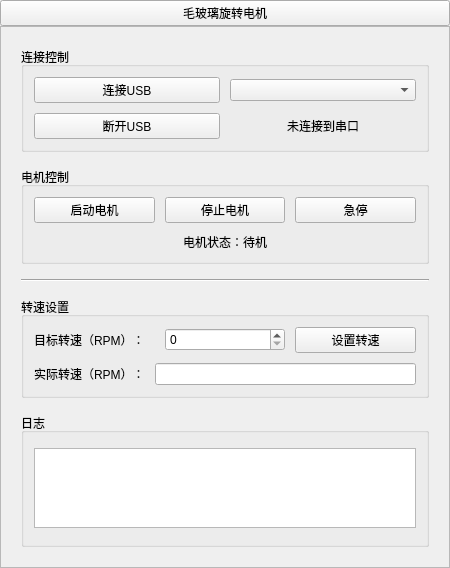
<?xml version="1.0" encoding="UTF-8"?>
<ui version="4.0">
 <class>RotatorControlWidget</class>
 <widget class="QWidget" name="RotatorControlWidget">
  <property name="geometry">
   <rect>
    <x>0</x>
    <y>0</y>
    <width>450</width>
    <height>568</height>
   </rect>
  </property>
  <property name="windowTitle">
   <string>Form</string>
  </property>
  <layout class="QVBoxLayout" name="verticalLayout">
   <property name="spacing">
    <number>0</number>
   </property>
   <property name="leftMargin">
    <number>0</number>
   </property>
   <property name="topMargin">
    <number>0</number>
   </property>
   <property name="rightMargin">
    <number>0</number>
   </property>
   <property name="bottomMargin">
    <number>0</number>
   </property>
   <item>
    <widget class="QWidget" name="unit_rotatorControl" native="true">
     <property name="styleSheet">
      <string notr="true">.QWidget &gt; QPushButton{
	font: bold 12pt &quot;微软雅黑&quot;;
	color:#FFFFFF;
	border:none;
	background-color:#CED0CE;
	padding:3;
	padding-left:20;
	padding-right:20;

	text-align:left;
	icon:url(:/icons/down_arrow_white.png);
	icon-size:24px;
}

.QWidget &gt; QPushButton:checked{
	icon:url(:/icons/up_arrow_white.png);
	icon-size:24px;
}

.QWidget &gt; QFrame{
	background-color:#FFFFFF;
}</string>
     </property>
     <layout class="QVBoxLayout" name="verticalLayout_2">
      <property name="spacing">
       <number>0</number>
      </property>
      <property name="leftMargin">
       <number>0</number>
      </property>
      <property name="topMargin">
       <number>0</number>
      </property>
      <property name="rightMargin">
       <number>0</number>
      </property>
      <property name="bottomMargin">
       <number>0</number>
      </property>
      <item>
       <widget class="QPushButton" name="pushButton_DrawerHandler">
        <property name="sizePolicy">
         <sizepolicy hsizetype="MinimumExpanding" vsizetype="Fixed">
          <horstretch>0</horstretch>
          <verstretch>0</verstretch>
         </sizepolicy>
        </property>
        <property name="layoutDirection">
         <enum>Qt::RightToLeft</enum>
        </property>
        <property name="text">
         <string>毛玻璃旋转电机</string>
        </property>
        <property name="checkable">
         <bool>true</bool>
        </property>
        <property name="checked">
         <bool>false</bool>
        </property>
       </widget>
      </item>
      <item>
       <widget class="QFrame" name="frame_Drawer">
        <property name="frameShape">
         <enum>QFrame::StyledPanel</enum>
        </property>
        <property name="frameShadow">
         <enum>QFrame::Raised</enum>
        </property>
        <layout class="QVBoxLayout" name="verticalLayout_3">
         <property name="spacing">
          <number>15</number>
         </property>
         <property name="leftMargin">
          <number>20</number>
         </property>
         <property name="topMargin">
          <number>20</number>
         </property>
         <property name="rightMargin">
          <number>20</number>
         </property>
         <property name="bottomMargin">
          <number>20</number>
         </property>
         <item>
          <widget class="QGroupBox" name="groupBox_connection">
           <property name="title">
            <string>连接控制</string>
           </property>
           <layout class="QGridLayout" name="gridLayout_connection">
            <property name="leftMargin">
             <number>10</number>
            </property>
            <property name="topMargin">
             <number>10</number>
            </property>
            <property name="rightMargin">
             <number>10</number>
            </property>
            <property name="bottomMargin">
             <number>10</number>
            </property>
            <property name="spacing">
             <number>10</number>
            </property>
            <item row="0" column="0">
             <widget class="QPushButton" name="connectBtn">
              <property name="sizePolicy">
               <sizepolicy hsizetype="Expanding" vsizetype="Fixed">
                <horstretch>0</horstretch>
                <verstretch>0</verstretch>
               </sizepolicy>
              </property>
              <property name="text">
               <string>连接USB</string>
              </property>
             </widget>
            </item>
            <item row="0" column="1">
             <widget class="QComboBox" name="usbPortCombo">
              <property name="sizePolicy">
               <sizepolicy hsizetype="Expanding" vsizetype="Fixed">
                <horstretch>0</horstretch>
                <verstretch>0</verstretch>
               </sizepolicy>
              </property>
             </widget>
            </item>
            <item row="1" column="0">
             <widget class="QPushButton" name="disconnectBtn">
              <property name="sizePolicy">
               <sizepolicy hsizetype="Expanding" vsizetype="Fixed">
                <horstretch>0</horstretch>
                <verstretch>0</verstretch>
               </sizepolicy>
              </property>
              <property name="text">
               <string>断开USB</string>
              </property>
             </widget>
            </item>
            <item row="1" column="1">
             <widget class="QLabel" name="connectStatusLabel">
              <property name="sizePolicy">
               <sizepolicy hsizetype="Expanding" vsizetype="Preferred">
                <horstretch>0</horstretch>
                <verstretch>0</verstretch>
               </sizepolicy>
              </property>
              <property name="text">
               <string>未连接到串口</string>
              </property>
              <property name="alignment">
               <set>Qt::AlignCenter</set>
              </property>
             </widget>
            </item>
           </layout>
          </widget>
         </item>
         <item>
          <widget class="QGroupBox" name="groupBox_motorControl">
           <property name="title">
            <string>电机控制</string>
           </property>
           <layout class="QVBoxLayout" name="verticalLayout_4">
            <property name="spacing">
             <number>10</number>
            </property>
            <property name="leftMargin">
             <number>10</number>
            </property>
            <property name="topMargin">
             <number>10</number>
            </property>
            <property name="rightMargin">
             <number>10</number>
            </property>
            <property name="bottomMargin">
             <number>10</number>
            </property>
            <item>
             <layout class="QHBoxLayout" name="horizontalLayout_buttons">
              <property name="spacing">
               <number>10</number>
              </property>
              <item>
               <widget class="QPushButton" name="startBtn">
                <property name="text">
                 <string>启动电机</string>
                </property>
               </widget>
              </item>
              <item>
               <widget class="QPushButton" name="stopBtn">
                <property name="text">
                 <string>停止电机</string>
                </property>
               </widget>
              </item>
              <item>
               <widget class="QPushButton" name="emergencyStopBtn">
                <property name="text">
                 <string>急停</string>
                </property>
               </widget>
              </item>
             </layout>
            </item>
            <item>
             <widget class="QLabel" name="motorStateLabel">
              <property name="text">
               <string>电机状态：待机</string>
              </property>
              <property name="alignment">
               <set>Qt::AlignCenter</set>
              </property>
             </widget>
            </item>
           </layout>
          </widget>
         </item>
         <item>
          <widget class="Line" name="line">
           <property name="orientation">
            <enum>Qt::Horizontal</enum>
           </property>
          </widget>
         </item>
         <item>
          <widget class="QGroupBox" name="groupBox_speed">
           <property name="title">
            <string>转速设置</string>
           </property>
           <layout class="QVBoxLayout" name="verticalLayout_5">
            <property name="spacing">
             <number>10</number>
            </property>
            <property name="leftMargin">
             <number>10</number>
            </property>
            <property name="topMargin">
             <number>10</number>
            </property>
            <property name="rightMargin">
             <number>10</number>
            </property>
            <property name="bottomMargin">
             <number>10</number>
            </property>
            <item>
             <layout class="QHBoxLayout" name="horizontalLayout_target">
              <property name="spacing">
               <number>10</number>
              </property>
              <item>
               <widget class="QLabel" name="label_TargetSpeed">
                <property name="text">
                 <string>目标转速（RPM）：</string>
                </property>
               </widget>
              </item>
              <item>
               <widget class="QSpinBox" name="targetSpeedSpin"/>
              </item>
              <item>
               <widget class="QPushButton" name="setSpeedBtn">
                <property name="text">
                 <string>设置转速</string>
                </property>
               </widget>
              </item>
             </layout>
            </item>
            <item>
             <layout class="QHBoxLayout" name="horizontalLayout_actual">
              <property name="spacing">
               <number>10</number>
              </property>
              <item>
               <widget class="QLabel" name="label_ActualSpeed">
                <property name="text">
                 <string>实际转速（RPM）：</string>
                </property>
               </widget>
              </item>
              <item>
               <widget class="QLineEdit" name="actualSpeedEdit">
                <property name="readOnly">
                 <bool>true</bool>
                </property>
               </widget>
              </item>
             </layout>
            </item>
           </layout>
          </widget>
         </item>
         <item>
          <widget class="QGroupBox" name="groupBox_log">
           <property name="title">
            <string>日志</string>
           </property>
           <layout class="QVBoxLayout" name="verticalLayout_6">
            <property name="leftMargin">
             <number>10</number>
            </property>
            <property name="topMargin">
             <number>10</number>
            </property>
            <property name="rightMargin">
             <number>10</number>
            </property>
            <property name="bottomMargin">
             <number>10</number>
            </property>
            <item>
             <widget class="QTextEdit" name="logTextEdit">
              <property name="maximumSize">
               <size>
                <width>16777215</width>
                <height>80</height>
               </size>
              </property>
              <property name="readOnly">
               <bool>true</bool>
              </property>
             </widget>
            </item>
           </layout>
          </widget>
         </item>
        </layout>
       </widget>
      </item>
     </layout>
    </widget>
   </item>
  </layout>
 </widget>
 <resources/>
 <connections>
  <connection>
   <sender>pushButton_DrawerHandler</sender>
   <signal>clicked(bool)</signal>
   <receiver>frame_Drawer</receiver>
   <slot>setHidden(bool)</slot>
   <hints>
    <hint type="sourcelabel">
     <x>225</x>
     <y>20</y>
    </hint>
    <hint type="destinationlabel">
     <x>225</x>
     <y>250</y>
    </hint>
   </hints>
  </connection>
 </connections>
</ui>
